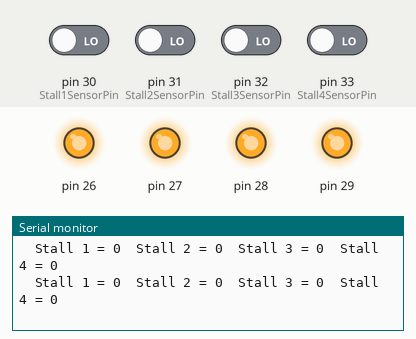
This sketch was run on a simulated Arduino Mega 2560, built with avr-gcc and run on an emulated ATmega2560. On the bench: output pins drawn as LEDs (lit = HIGH), the last lines printed to the serial monitor. The inputs (shaded band) are chosen by the test bench; at power-on: pin 30 (Stall1SensorPin), pin 31 (Stall2SensorPin), pin 32 (Stall3SensorPin), pin 33 (Stall4SensorPin) LOW.

Above: at 2.8 s.
2.9 s: pin 31 (Stall2SensorPin) driven HIGH
At 3.8 s:
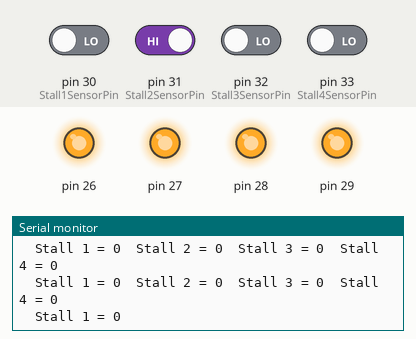
4.5 s: pin 31 (Stall2SensorPin) driven LOW
At 5.3 s:
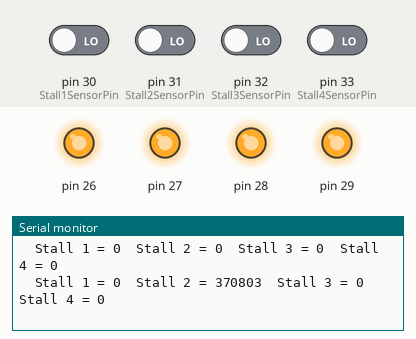
6.0 s: pin 32 (Stall3SensorPin) driven HIGH
At 7.4 s:
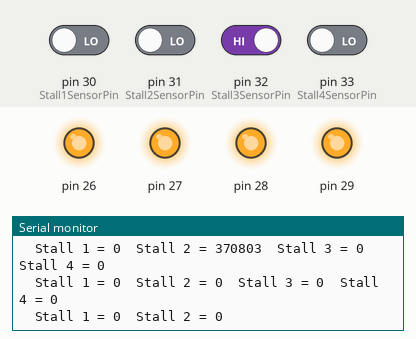

The sketch:

ParkingStallSensorTest.ino
```cpp
// (licence header left out)
#define Stall1SensorPin 30
#define Stall2SensorPin 31
#define Stall3SensorPin 32
#define Stall4SensorPin 33

long  Stall1SensorVal;
long  Stall2SensorVal;
long  Stall3SensorVal;
long  Stall4SensorVal;

void setup()
{
    InitEntryExitLEDs();   // You have to do this to turn off the
                           // entry LEDs
    // Debug terminal
    Serial.begin(9600);
}

void loop()
{
    Stall1SensorVal = ProximityVal(Stall1SensorPin); //Check parking space 1
    Serial.print("  Stall 1 = ");
    Serial.print(Stall1SensorVal);

    Stall2SensorVal = ProximityVal(Stall2SensorPin); //Check parking space 2
    Serial.print("  Stall 2 = ");
    Serial.print(Stall2SensorVal);

    Stall3SensorVal = ProximityVal(Stall3SensorPin); //Check parking space 3
    Serial.print("  Stall 3 = ");
    Serial.print(Stall3SensorVal);

    Stall4SensorVal =  ProximityVal(Stall4SensorPin); //Check parking space 4
    Serial.print("  Stall 4 = ");
    Serial.println(Stall4SensorVal);

    delay(1000);
}

/*********************************************************************
* long ProximityVal(int Pin)
* Parameters:
* int pin - the pin on the Arduino where the QTI sensor is connected.
*
* Description:
* QTI schematics and specs: http://www.parallax.com/product/555-27401
* This method initalizes the QTI sensor pin as output and charges the
* capacitor on the QTI. The QTI emits IR light which is reflected off
* of any surface in front of the sensor. The amount of IR light
* reflected back is detected by the IR resistor on the QTI. This is
* the resistor that the capacitor discharges through. The amount of
* time it takes to discharge determines how much light, and therefore
* the lightness or darkness of the material in front of the QTI sensor.
* Given the closeness of the object in this application you will get
* 0 if the sensor is covered
***********************************************************************/
long ProximityVal(int Pin)
{
    long duration = 0;
    pinMode(Pin, OUTPUT);         // Sets pin as OUTPUT
    digitalWrite(Pin, HIGH);      // Pin HIGH
    delay(1);                     // Wait for the capacitor to stabilize

    pinMode(Pin, INPUT);          // Sets pin as INPUT
    digitalWrite(Pin, LOW);       // Pin LOW
    while(digitalRead(Pin))       // Count until the pin goes
    {                             // LOW (cap discharges)
       duration++;
    }
    return duration;              // Returns the duration of the pulse
}

/*********************************************************************
* void InitEntryExitLEDs()
*
* Parameters: None
*
* Description:
* The entry and exit LEDs are 3 way LEDs with a common annode. This means
* that you pull the other legs low to lite the appropriate colored LED.
* The problem is that when you turn on the CPU, the pins are typically low
* meaning that the LEDs will be on. This method, simply ensures they are
* off.
***********************************************************************/
void InitEntryExitLEDs()
{
  int i;
  for (i=26; i<=29; i++)
  {
    pinMode(i, OUTPUT);
    digitalWrite(i, HIGH);
  }
}
```

Measured:
- after the input at 2.9 s, the serial monitor: prints a new line after 0.12 s (image 1)
- after the input at 4.5 s, the serial monitor: prints a new line at once (image 2)
- after the input at 6.0 s, the serial monitor: prints a new line after 0.51 s (image 3)
